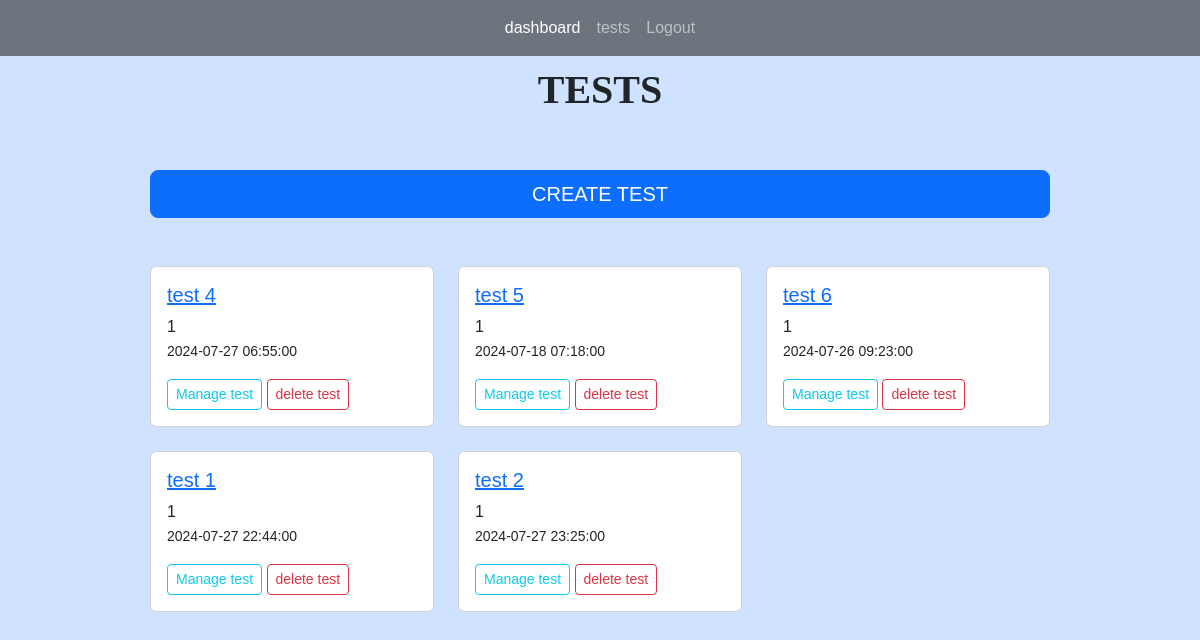
The app's page /tests (signed in), older data.
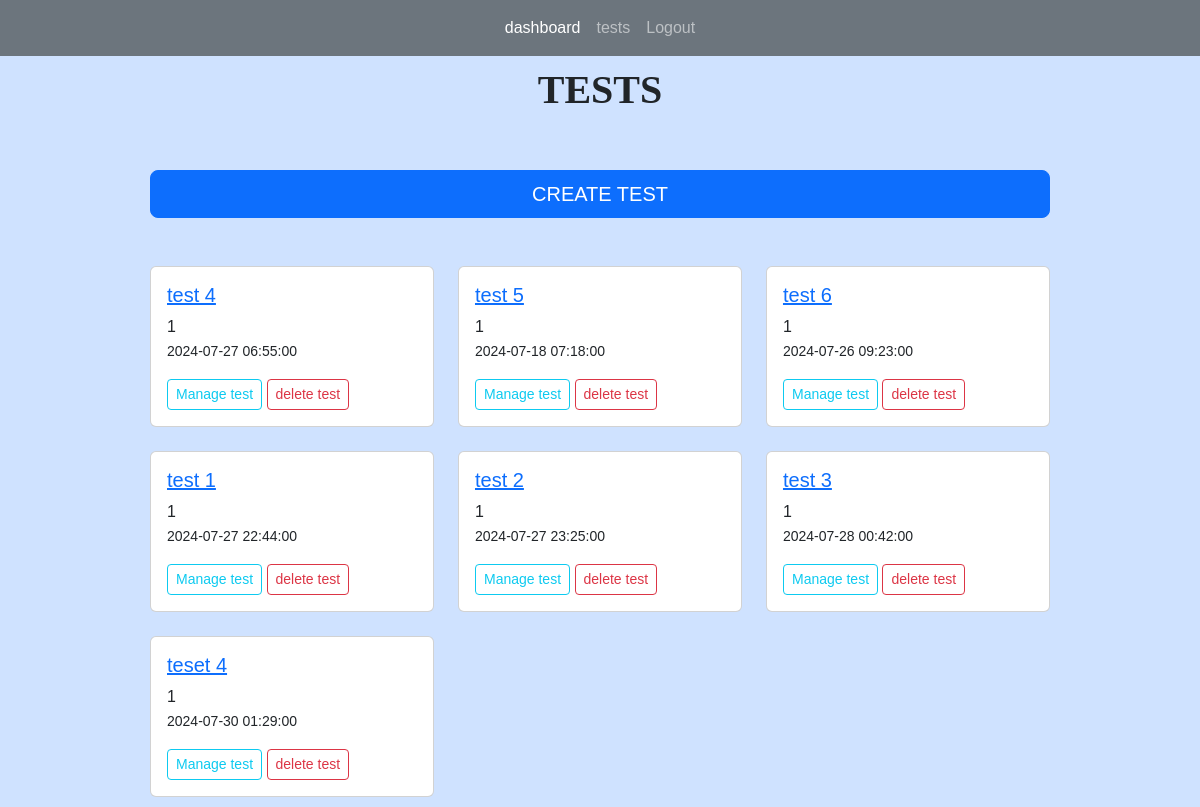
The same page, newer data.
### app.py (models this page shows)
class Tests(db.Model):
    test_id = db.Column(db.Integer, primary_key=True)
    title = db.Column(db.String(255))
    start_date = db.Column(db.DateTime, nullable = False)
    end_date = db.Column(db.DateTime, nullable = False)
    status = db.Column(db.String(255))
    teacher_id = db.Column(db.Integer, db.ForeignKey('users.id'))
    teacher = db.relationship('Users', backref=db.backref('tests', lazy=True))
    questions = db.relationship("Questions", backref="question_list")
    code = db.Column(db.String(6), unique=True)  # column to store the unique code
    students = db.relationship('Users', secondary='test_students', backref=db.backref('tests_registered', lazy=True))
    submissions = db.relationship('Submission', backref='test_submissions', lazy=True)

### app.py (the view)
@app.route('/tests', methods=['GET', 'POST'])
@login_required(role="teacher")
def tests():
	tests = Tests.query.filter_by(teacher_id = current_user.id)
	return render_template("tests.html", tests=tests)

### app.py (called while the page is built)
@login_manager.user_loader
def load_user(user_id):
    return Users.query.get(int(user_id))

def login_required(role="ANY"):
    def wrapper(fn):
        @wraps(fn)
        def decorated_view(*args, **kwargs):
            if not current_user.is_authenticated:
               return login_manager.unauthorized()
            if ( (current_user.role != role) and (role != "ANY")):
                return login_manager.unauthorized()
            return fn(*args, **kwargs)
        return decorated_view
    return wrapper

### templates/tests.html (shortened to what this page needs)
{% extends 'index.html' %}
{% block content %}
<h1>TESTS</h1>
<br>
<br/>
<a href="{{ url_for('create_test')}}" class=" d-grid gap-2 btn btn-primary btn-lg">CREATE TEST</a>
<br/>
<br/>
<div class="row row-cols-1 row-cols-md-3 g-4">
	{% for test in tests %}
	<div class="col">
		<div class="card ">
		<div class="card-body">
		<h5 class="card-title"><a href="{{ url_for('test', id=test.test_id)}}">{{ test.title }}</a></h5>
		<p class="card-text">{{ test.teacher_id }}<br/>
			<small>{{ test.start_date }}</small> <br/>
		</p>
		<a href="{{ url_for('test', id=test.test_id)}}" class="btn btn-outline-info btn-sm">Manage test</a>
        <button class="btn btn-outline-danger btn-sm" data-bs-toggle="modal" data-bs-target="#confirmationModal-{{ test.test_id }}">delete test</button>
		</div>
		</div>
	</div>
	{% endfor %}
</div>
{% endblock %}

Row changes from the older to the newer data that the page shows:
added Tests: title "test 3", teacher_id "1", start_date "2024-07-28 00:42:00"
added Tests: title "teset 4", teacher_id "1", start_date "2024-07-30 01:29:00"
